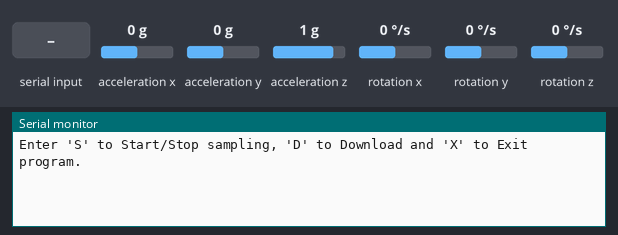
Recording of a sketch running on a simulated Arduino Nano 33 BLE. Shown: the last lines printed to the serial monitor. The test bench sets the inputs (shaded band); at power-on: acceleration x 0 g, acceleration y 0 g, acceleration z 1 g, rotation x 0 °/s, rotation y 0 °/s, rotation z 0 °/s.

Above: at 1.2 s.
1.3 s: "S\n" received over Serial
At 1.9 s:
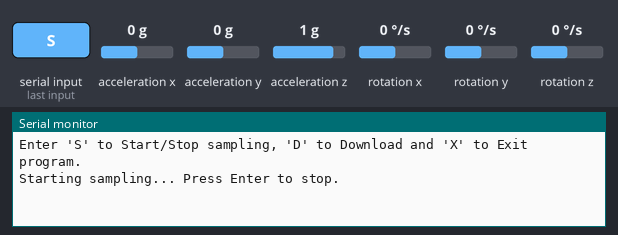
2.8 s: "D\n" received over Serial
At 4.2 s:
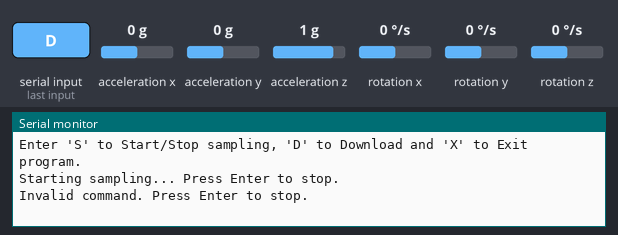

The sketch:

AirCharLogger.ino
```cpp
// (licence header left out)
/**
@brief This program collects IMU data from a LSM9DS1 IMU sensor and stores it in the RAM.
The user can download the data through the serial port.
*/
#include <Arduino_LSM9DS1.h>

#define SAMPLE_RATE 100                         // Sampling rate in Hz
#define DURATION 30                             // Storage duration in seconds
#define BUFFER_SIZE SAMPLE_RATE * DURATION      // Buffer size based on the maximum duration allowed

float accelX[BUFFER_SIZE];                      // Buffers to store the data
float accelY[BUFFER_SIZE];
float accelZ[BUFFER_SIZE];
float gyroX[BUFFER_SIZE];
float gyroY[BUFFER_SIZE];
float gyroZ[BUFFER_SIZE];

volatile bool sampling = false;                 // State Variable
volatile int sampleIndex = 0;                   // Index for saving data

/**
 * @brief Setup function to initialize serial communication and IMU sensor.
 */
void setup() {
  Serial.begin(115200);
  while (!Serial);

  if (!IMU.begin()) {
    Serial.println("Failed to initialize IMU!");
    while (1);
  }

  sampling = false;

  Serial.println("Enter 'S' to Start/Stop sampling, 'D' to Download and 'X' to Exit program.");
}

/**
 * @brief Start sampling data from the IMU sensor.
 */
void startSampling() {
  sampling = true;
  sampleIndex = 0;
  Serial.println("Starting sampling... Press Enter to stop.");
}

/**
 * @brief Stop sampling data from the IMU sensor.
 */
void stopSampling() {
    sampling = false;
    Serial.println("Stopping sampling...");
}

/**
 * @brief Download the sampled data via serial communication.
 */
void downloadData() {
  for (int i = 0; i < sampleIndex; i++) {
    Serial.print(accelX[i], 6);
    Serial.print(";");
    Serial.print(accelY[i], 6);
    Serial.print(";");
    Serial.print(accelZ[i], 6);
    Serial.print(";");
    Serial.print(gyroX[i], 6);
    Serial.print(";");
    Serial.print(gyroY[i], 6);
    Serial.print(";");
    Serial.println(gyroZ[i], 6);
  }
}

/**
 * @brief Main loop function to handle commands and perform sampling.
 */
void loop() {
  // Reads and processes incoming data
  if (Serial.available() > 0) {
    String command = Serial.readStringUntil('\n');
    command.trim();

    if (!sampling) {
      if (command.equalsIgnoreCase("S")) {
        startSampling();
      } else if (command.equalsIgnoreCase("D")) {
        downloadData();
      } else if (command.equalsIgnoreCase("X")) {
        stopSampling();
      }
    } else {
      if (command.equals("")) { // Pressing Enter without any command
        stopSampling();
      } else {
        Serial.println("Invalid command. Press Enter to stop.");
      }
    }
  }

  // Data Acquisition
  if (sampling && sampleIndex < BUFFER_SIZE) {
    if (IMU.accelerationAvailable() && IMU.gyroscopeAvailable()) {
      float ax, ay, az;
      float gx, gy, gz;

      IMU.readAcceleration(ax, ay, az);
      IMU.readGyroscope(gx, gy, gz);

      accelX[sampleIndex] = ax;
      accelY[sampleIndex] = ay;
      accelZ[sampleIndex] = az;
      gyroX[sampleIndex] = gx;
      gyroY[sampleIndex] = gy;
      gyroZ[sampleIndex] = gz;

      sampleIndex++;

      delay(1000 / SAMPLE_RATE);
    } else {
      Serial.println("Sample failed");
      Serial.println(sampleIndex);
    }
  }
}
```

Measured:
- after the input at 1.3 s, the serial monitor: prints a new line at once (image 1)
- after the input at 2.8 s, the serial monitor: prints a new line at once (image 2)
